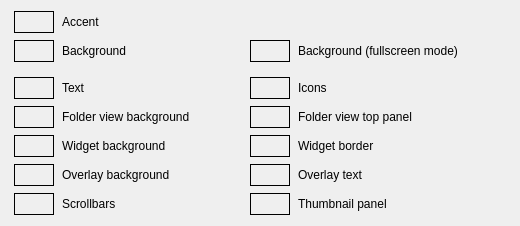
                <widget class="QWidget" name="colorsGroup" native="true">
                 <property name="accessibleName">
                  <string notr="true">SGroup</string>
                 </property>
                 <layout class="QVBoxLayout" name="verticalLayout_23">
                  <property name="spacing">
                   <number>7</number>
                  </property>
                  <property name="leftMargin">
                   <number>13</number>
                  </property>
                  <property name="topMargin">
                   <number>10</number>
                  </property>
                  <property name="rightMargin">
                   <number>13</number>
                  </property>
                  <property name="bottomMargin">
                   <number>10</number>
                  </property>
                  <item>
                   <widget class="QWidget" name="colorConfigSubgroup" native="true">
                    <layout class="QGridLayout" name="gridLayout_2">
                     <property name="leftMargin">
                      <number>1</number>
                     </property>
                     <property name="topMargin">
                      <number>1</number>
                     </property>
                     <property name="rightMargin">
                      <number>1</number>
                     </property>
                     <property name="bottomMargin">
                      <number>1</number>
                     </property>
                     <property name="horizontalSpacing">
                      <number>8</number>
                     </property>
                     <property name="verticalSpacing">
                      <number>7</number>
                     </property>
                     <item row="0" column="0">
                      <widget class="ColorSelectorButton" name="colorSelectorAccent">
                       <property name="sizePolicy">
                        <sizepolicy hsizetype="Fixed" vsizetype="Fixed">
                         <horstretch>0</horstretch>
                         <verstretch>0</verstretch>
                        </sizepolicy>
                       </property>
                       <property name="minimumSize">
                        <size>
                         <width>40</width>
                         <height>22</height>
                        </size>
                       </property>
                       <property name="cursor">
                        <cursorShape>PointingHandCursor</cursorShape>
                       </property>
                       <property name="accessibleName">
                        <string notr="true"/>
                       </property>
                       <property name="autoFillBackground">
                        <bool>true</bool>
                       </property>
                       <property name="frameShape">
                        <enum>QFrame::Box</enum>
                       </property>
                       <property name="text">
                        <string/>
                       </property>
                      </widget>
                     </item>
                     <item row="3" column="2">
                      <widget class="ColorSelectorButton" name="colorSelectorIcons">
                       <property name="sizePolicy">
                        <sizepolicy hsizetype="Fixed" vsizetype="Fixed">
                         <horstretch>0</horstretch>
                         <verstretch>0</verstretch>
                        </sizepolicy>
                       </property>
                       <property name="minimumSize">
                        <size>
                         <width>40</width>
                         <height>22</height>
                        </size>
                       </property>
                       <property name="accessibleName">
                        <string notr="true"/>
                       </property>
                       <property name="autoFillBackground">
                        <bool>true</bool>
                       </property>
                       <property name="frameShape">
                        <enum>QFrame::Box</enum>
                       </property>
                       <property name="text">
                        <string notr="true"/>
                       </property>
                      </widget>
                     </item>
                     <item row="1" column="2">
                      <widget class="ColorSelectorButton" name="colorSelectorFullscreen">
                       <property name="sizePolicy">
                        <sizepolicy hsizetype="Fixed" vsizetype="Fixed">
                         <horstretch>0</horstretch>
                         <verstretch>0</verstretch>
                        </sizepolicy>
                       </property>
                       <property name="minimumSize">
                        <size>
                         <width>40</width>
                         <height>22</height>
                        </size>
                       </property>
                       <property name="cursor">
                        <cursorShape>PointingHandCursor</cursorShape>
                       </property>
                       <property name="accessibleName">
                        <string notr="true"/>
                       </property>
                       <property name="autoFillBackground">
                        <bool>true</bool>
                       </property>
                       <property name="frameShape">
                        <enum>QFrame::Box</enum>
                       </property>
                       <property name="text">
                        <string notr="true"/>
                       </property>
                      </widget>
                     </item>
                     <item row="1" column="0">
                      <widget class="ColorSelectorButton" name="colorSelectorBackground">
                       <property name="sizePolicy">
                        <sizepolicy hsizetype="Fixed" vsizetype="Fixed">
                         <horstretch>0</horstretch>
                         <verstretch>0</verstretch>
                        </sizepolicy>
                       </property>
                       <property name="minimumSize">
                        <size>
                         <width>40</width>
                         <height>22</height>
                        </size>
                       </property>
                       <property name="cursor">
                        <cursorShape>PointingHandCursor</cursorShape>
                       </property>
                       <property name="accessibleName">
                        <string notr="true"/>
                       </property>
                       <property name="autoFillBackground">
                        <bool>true</bool>
                       </property>
                       <property name="frameShape">
                        <enum>QFrame::Box</enum>
                       </property>
                       <property name="text">
                        <string/>
                       </property>
                      </widget>
                     </item>
                     <item row="3" column="4">
                      <spacer name="horizontalSpacer_28">
                       <property name="orientation">
                        <enum>Qt::Horizontal</enum>
                       </property>
                       <property name="sizeHint" stdset="0">
                        <size>
                         <width>40</width>
                         <height>20</height>
                        </size>
                       </property>
                      </spacer>
                     </item>
                     <item row="0" column="1">
                      <widget class="QLabel" name="label_33">
                       <property name="minimumSize">
                        <size>
                         <width>180</width>
                         <height>0</height>
                        </size>
                       </property>
                       <property name="text">
                        <string>Accent</string>
                       </property>
                      </widget>
                     </item>
                     <item row="1" column="1">
                      <widget class="QLabel" name="label_34">
                       <property name="text">
                        <string>Background</string>
                       </property>
                      </widget>
                     </item>
                     <item row="1" column="3">
                      <widget class="QLabel" name="label_35">
                       <property name="text">
                        <string>Background (fullscreen mode)</string>
                       </property>
                      </widget>
                     </item>
                     <item row="6" column="2">
                      <widget class="ColorSelectorButton" name="colorSelectorOverlayText">
                       <property name="sizePolicy">
                        <sizepolicy hsizetype="Fixed" vsizetype="Fixed">
                         <horstretch>0</horstretch>
                         <verstretch>0</verstretch>
                        </sizepolicy>
                       </property>
                       <property name="minimumSize">
                        <size>
                         <width>40</width>
                         <height>22</height>
                        </size>
                       </property>
                       <property name="cursor">
                        <cursorShape>PointingHandCursor</cursorShape>
                       </property>
                       <property name="accessibleName">
                        <string notr="true"/>
                       </property>
                       <property name="autoFillBackground">
                        <bool>true</bool>
                       </property>
                       <property name="frameShape">
                        <enum>QFrame::Box</enum>
                       </property>
                       <property name="text">
                        <string/>
                       </property>
                      </widget>
                     </item>
                     <item row="3" column="1">
                      <widget class="QLabel" name="label_11">
                       <property name="text">
                        <string>Text</string>
                       </property>
                      </widget>
                     </item>
                     <item row="3" column="3">
                      <widget class="QLabel" name="label_14">
                       <property name="text">
                        <string>Icons</string>
                       </property>
                      </widget>
                     </item>
                     <item row="4" column="0">
                      <widget class="ColorSelectorButton" name="colorSelectorFolderview">
                       <property name="sizePolicy">
                        <sizepolicy hsizetype="Fixed" vsizetype="Fixed">
                         <horstretch>0</horstretch>
                         <verstretch>0</verstretch>
                        </sizepolicy>
                       </property>
                       <property name="minimumSize">
                        <size>
                         <width>40</width>
                         <height>22</height>
                        </size>
                       </property>
                       <property name="cursor">
                        <cursorShape>PointingHandCursor</cursorShape>
                       </property>
                       <property name="accessibleName">
                        <string notr="true"/>
                       </property>
                       <property name="autoFillBackground">
                        <bool>true</bool>
                       </property>
                       <property name="frameShape">
                        <enum>QFrame::Box</enum>
                       </property>
                       <property name="text">
                        <string/>
                       </property>
                      </widget>
                     </item>
                     <item row="3" column="0">
                      <widget class="ColorSelectorButton" name="colorSelectorText">
                       <property name="sizePolicy">
                        <sizepolicy hsizetype="Fixed" vsizetype="Fixed">
                         <horstretch>0</horstretch>
                         <verstretch>0</verstretch>
                        </sizepolicy>
                       </property>
                       <property name="minimumSize">
                        <size>
                         <width>40</width>
                         <height>22</height>
                        </size>
                       </property>
                       <property name="cursor">
                        <cursorShape>PointingHandCursor</cursorShape>
                       </property>
                       <property name="accessibleName">
                        <string notr="true"/>
                       </property>
                       <property name="autoFillBackground">
                        <bool>true</bool>
                       </property>
                       <property name="frameShape">
                        <enum>QFrame::Box</enum>
                       </property>
                       <property name="text">
                        <string/>
                       </property>
                      </widget>
                     </item>
                     <item row="5" column="2">
                      <widget class="ColorSelectorButton" name="colorSelectorWidgetBorder">
                       <property name="sizePolicy">
                        <sizepolicy hsizetype="Fixed" vsizetype="Fixed">
                         <horstretch>0</horstretch>
                         <verstretch>0</verstretch>
                        </sizepolicy>
                       </property>
                       <property name="minimumSize">
                        <size>
                         <width>40</width>
                         <height>22</height>
                        </size>
                       </property>
                       <property name="cursor">
                        <cursorShape>PointingHandCursor</cursorShape>
                       </property>
                       <property name="accessibleName">
                        <string notr="true"/>
                       </property>
                       <property name="autoFillBackground">
                        <bool>true</bool>
                       </property>
                       <property name="frameShape">
                        <enum>QFrame::Box</enum>
                       </property>
                       <property name="text">
                        <string/>
                       </property>
                      </widget>
                     </item>
                     <item row="6" column="1">
                      <widget class="QLabel" name="label_36">
                       <property name="text">
                        <string>Overlay background</string>
                       </property>
                      </widget>
                     </item>
                     <item row="6" column="0">
                      <widget class="ColorSelectorButton" name="colorSelectorOverlay">
                       <property name="sizePolicy">
                        <sizepolicy hsizetype="Fixed" vsizetype="Fixed">
                         <horstretch>0</horstretch>
                         <verstretch>0</verstretch>
                        </sizepolicy>
                       </property>
                       <property name="minimumSize">
                        <size>
                         <width>40</width>
                         <height>22</height>
                        </size>
                       </property>
                       <property name="cursor">
                        <cursorShape>PointingHandCursor</cursorShape>
                       </property>
                       <property name="accessibleName">
                        <string notr="true"/>
                       </property>
                       <property name="autoFillBackground">
                        <bool>true</bool>
                       </property>
                       <property name="frameShape">
                        <enum>QFrame::Box</enum>
                       </property>
                       <property name="text">
                        <string/>
                       </property>
                      </widget>
                     </item>
                     <item row="5" column="1">
                      <widget class="QLabel" name="label_21">
                       <property name="text">
                        <string>Widget background</string>
                       </property>
                      </widget>
                     </item>
                     <item row="4" column="3">
                      <widget class="QLabel" name="label_31">
                       <property name="text">
                        <string>Folder view top panel</string>
                       </property>
                      </widget>
                     </item>
                     <item row="5" column="3">
                      <widget class="QLabel" name="label_22">
                       <property name="text">
                        <string>Widget border</string>
                       </property>
                      </widget>
                     </item>
                     <item row="7" column="0">
                      <widget class="ColorSelectorButton" name="colorSelectorScrollbar">
                       <property name="sizePolicy">
                        <sizepolicy hsizetype="Fixed" vsizetype="Fixed">
                         <horstretch>0</horstretch>
                         <verstretch>0</verstretch>
                        </sizepolicy>
                       </property>
                       <property name="minimumSize">
                        <size>
                         <width>40</width>
                         <height>22</height>
                        </size>
                       </property>
                       <property name="cursor">
                        <cursorShape>PointingHandCursor</cursorShape>
                       </property>
                       <property name="accessibleName">
                        <string notr="true"/>
                       </property>
                       <property name="autoFillBackground">
                        <bool>true</bool>
                       </property>
                       <property name="frameShape">
                        <enum>QFrame::Box</enum>
                       </property>
                       <property name="text">
                        <string/>
                       </property>
                      </widget>
                     </item>
                     <item row="4" column="2">
                      <widget class="ColorSelectorButton" name="colorSelectorFolderviewPanel">
                       <property name="sizePolicy">
                        <sizepolicy hsizetype="Fixed" vsizetype="Fixed">
                         <horstretch>0</horstretch>
                         <verstretch>0</verstretch>
                        </sizepolicy>
                       </property>
                       <property name="minimumSize">
                        <size>
                         <width>40</width>
                         <height>22</height>
                        </size>
                       </property>
                       <property name="cursor">
                        <cursorShape>PointingHandCursor</cursorShape>
                       </property>
                       <property name="accessibleName">
                        <string notr="true"/>
                       </property>
                       <property name="autoFillBackground">
                        <bool>true</bool>
                       </property>
                       <property name="frameShape">
                        <enum>QFrame::Box</enum>
                       </property>
                       <property name="text">
                        <string/>
                       </property>
                      </widget>
                     </item>
                     <item row="6" column="3">
                      <widget class="QLabel" name="label_37">
                       <property name="text">
                        <string>Overlay text</string>
                       </property>
                      </widget>
                     </item>
                     <item row="5" column="0">
                      <widget class="ColorSelectorButton" name="colorSelectorWidget">
                       <property name="sizePolicy">
                        <sizepolicy hsizetype="Fixed" vsizetype="Fixed">
                         <horstretch>0</horstretch>
                         <verstretch>0</verstretch>
                        </sizepolicy>
                       </property>
                       <property name="minimumSize">
                        <size>
                         <width>40</width>
                         <height>22</height>
                        </size>
                       </property>
                       <property name="cursor">
                        <cursorShape>PointingHandCursor</cursorShape>
                       </property>
                       <property name="accessibleName">
                        <string notr="true"/>
                       </property>
                       <property name="autoFillBackground">
                        <bool>true</bool>
                       </property>
                       <property name="frameShape">
                        <enum>QFrame::Box</enum>
                       </property>
                       <property name="text">
                        <string/>
                       </property>
                      </widget>
                     </item>
                     <item row="7" column="1">
                      <widget class="QLabel" name="label_32">
                       <property name="text">
                        <string>Scrollbars</string>
                       </property>
                      </widget>
                     </item>
                     <item row="7" column="2">
                      <widget class="ColorSelectorButton" name="colorSelectorThumbpanel">
                       <property name="sizePolicy">
                        <sizepolicy hsizetype="Fixed" vsizetype="Fixed">
                         <horstretch>0</horstretch>
                         <verstretch>0</verstretch>
                        </sizepolicy>
                       </property>
                       <property name="minimumSize">
                        <size>
                         <width>40</width>
                         <height>22</height>
                        </size>
                       </property>
                       <property name="cursor">
                        <cursorShape>PointingHandCursor</cursorShape>
                       </property>
                       <property name="accessibleName">
                        <string notr="true"/>
                       </property>
                       <property name="autoFillBackground">
                        <bool>true</bool>
                       </property>
                       <property name="frameShape">
                        <enum>QFrame::Box</enum>
                       </property>
                       <property name="text">
                        <string/>
                       </property>
                      </widget>
                     </item>
                     <item row="7" column="3">
                      <widget class="QLabel" name="label_thumbpanel">
                       <property name="text">
                        <string>Thumbnail panel</string>
                       </property>
                      </widget>
                     </item>
                     <item row="4" column="1">
                      <widget class="QLabel" name="label_23">
                       <property name="text">
                        <string>Folder view background</string>
                       </property>
                      </widget>
                     </item>
                     <item row="2" column="0" colspan="5">
                      <widget class="QWidget" name="widget_24" native="true">
                       <property name="minimumSize">
                        <size>
                         <width>0</width>
                         <height>1</height>
                        </size>
                       </property>
                       <property name="accessibleName">
                        <string notr="true">SLine</string>
                       </property>
                      </widget>
                     </item>
                    </layout>
                   </widget>
                  </item>
                 </layout>
                </widget>
